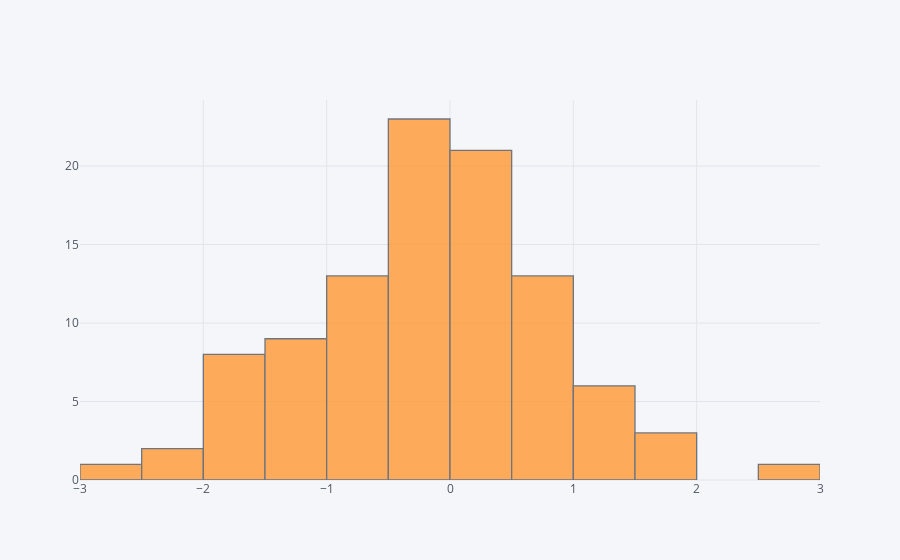

The notebook cell this image was saved under:
### Markdown cell above
## histogram

### Code cell
df['A'].iplot(kind='hist',bins=25)

### Figure 1 — Plotly figure (JSON) as saved in the notebook; plotly's stock layout.template omitted (floating-point values rounded to 4 significant figures)
{"data": [{"histfunc": "count", "histnorm": "", "marker": {"color": "rgba(255, 153, 51, 1.0)", "line": {"color": "#4D5663", "width": 1.3}}, "name": "A", "nbinsx": 25, "opacity": 0.8, "orientation": "v", "type": "histogram", "uid": "9e34aa3a-0da0-4664-969f-0844c3aa515c", "x": [1.358, 0.4197, -0.3106, 0.1067, -0.8586, -1.27, -0.8405, 0.9283, -0.9066, -0.2577, 0.2209, 0.4732, 0.06324, 0.94, 1.539, 0.1511, 0.1277, -1.142, -0.5411, -0.1817, -1.298, -1.287, -0.1416, -0.3662, 1.003, -1.746, -0.2389, 0.8999, -1.775, 0.4771, 0.3453, 0.8412, 0.3117, -0.1285, -0.6504, -0.7596, 0.6837, -0.2466, -0.9142, -1.137, -1.234, -0.2276, 0.8021, -0.1384, 2.637, 0.3859, -0.07551, -1.25, -0.5215, 0.8107, -0.117, 1.63, 1.004, -0.4333, -1.187, 0.8875, -0.4624, -0.01768, -1.241, 0.52, -0.2723, -1.786, -0.1964, 0.2809, 0.256, 0.4133, 1.821, -0.9612, 0.2856, -0.2021, -0.07822, -0.9038, -1.644, -0.112, 0.1264, 0.3543, -1.756, 0.7299, 0.609, 1.019, -2.023, 0.6013, 0.3807, -2.541, 0.329, -0.6656, -1.794, -0.5666, -0.4113, -0.7324, -1.602, -0.2748, 1.005, 1.132, -0.4021, -2.128, 0.974, -1.581, 0.4165, 0.4229]}], "layout": {"barmode": "overlay", "legend": {"bgcolor": "#F5F6F9", "font": {"color": "#4D5663"}}, "paper_bgcolor": "#F5F6F9", "plot_bgcolor": "#F5F6F9", "title": {"font": {"color": "#4D5663"}}, "xaxis": {"gridcolor": "#E1E5ED", "showgrid": true, "tickfont": {"color": "#4D5663"}, "title": {"font": {"color": "#4D5663"}, "text": ""}, "zerolinecolor": "#E1E5ED"}, "yaxis": {"gridcolor": "#E1E5ED", "showgrid": true, "tickfont": {"color": "#4D5663"}, "title": {"font": {"color": "#4D5663"}, "text": ""}, "zerolinecolor": "#E1E5ED"}}}
